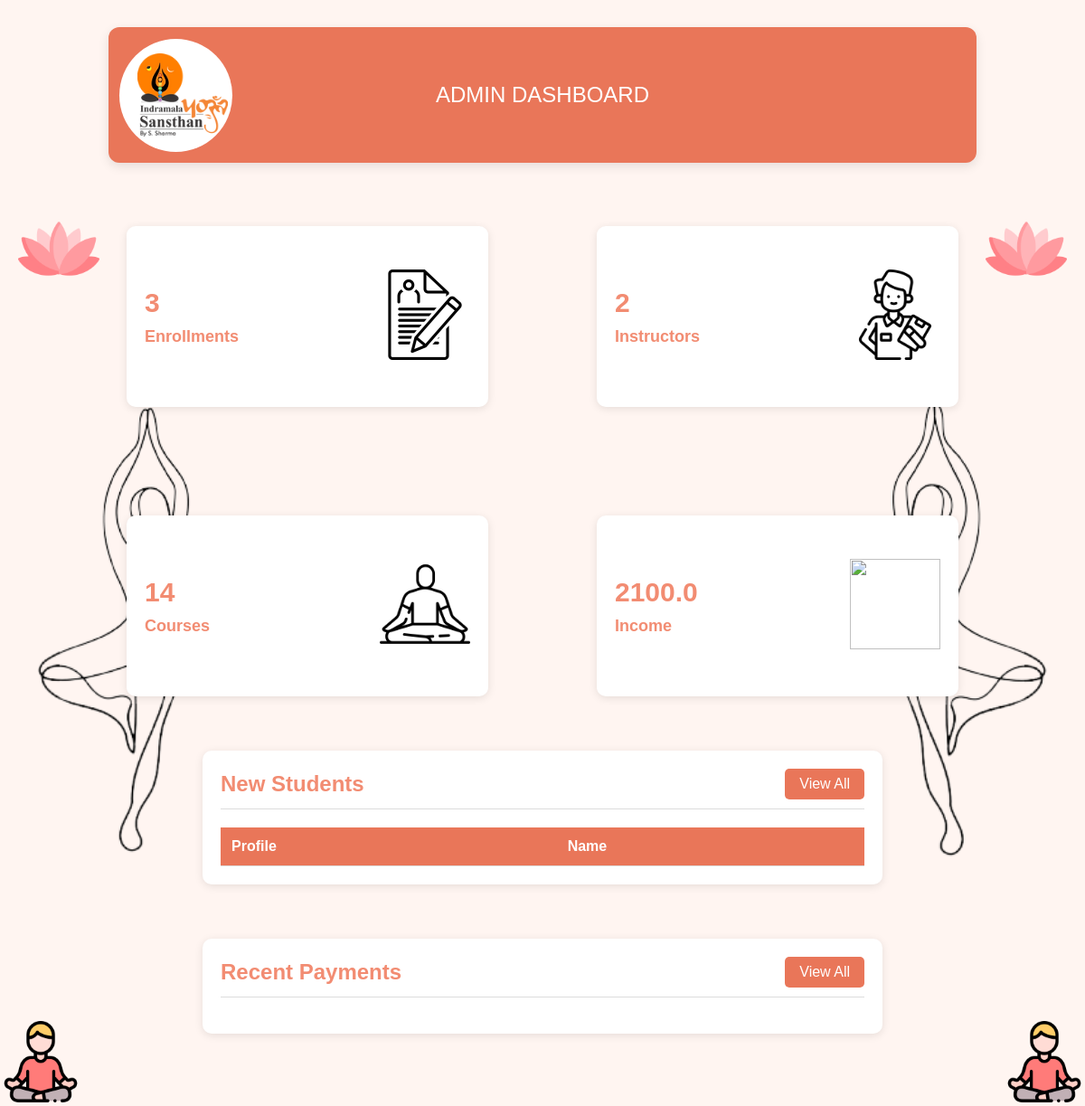
/admin, run on an earlier commit of the app's database.
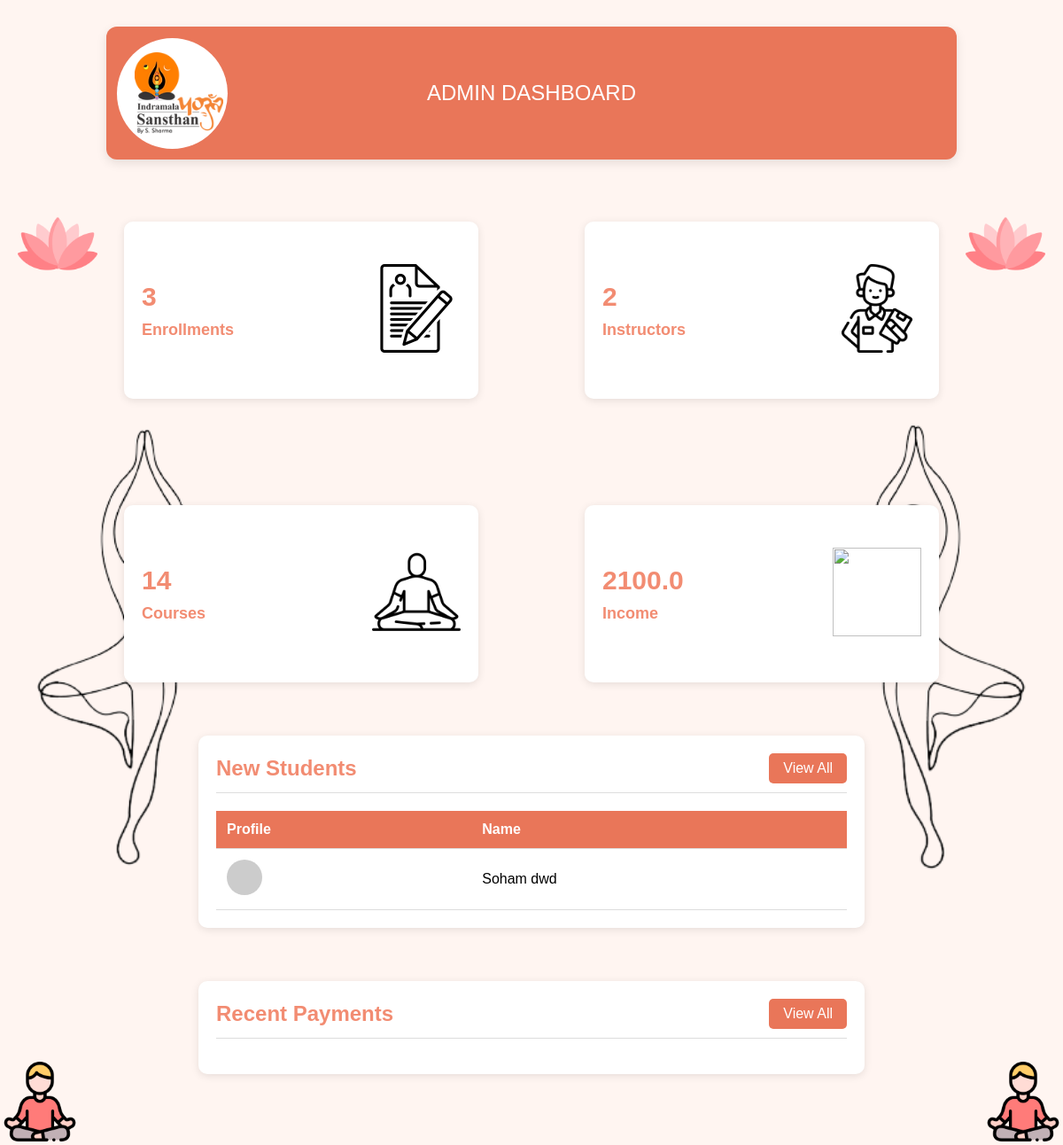
And on a later commit of the database.
### tables this page shows
CREATE TABLE users (
    UID INTEGER PRIMARY KEY AUTOINCREMENT,
    name TEXT,
    lastname TEXT,
    Ph_no TEXT,
    gender TEXT,
    password TEXT
);

### main.py (the view)
@app.route('/admin')
def admin():
    db = get_db()
    cursor = db.cursor()
    cursor.execute('SELECT COUNT(*) FROM applicants')
    total_enrollments = cursor.fetchone()[0]
    cursor.execute('SELECT COUNT(*) FROM instructors')
    total_instructors = cursor.fetchone()[0]
    cursor.execute('SELECT COUNT(*) FROM course')
    total_courses = cursor.fetchone()[0]
    cursor.execute('SELECT SUM(Fees) FROM applicants')
    total_income = cursor.fetchone()[0] or 0  # Default to 0 if there are no fees
    cursor.execute('''
        SELECT u.name, u.lastname
        FROM applicants a
        JOIN users u ON a.UID = u.UID
        LIMIT 10
    ''')
    new_students = cursor.fetchall()
    return render_template(
        'admin.html',
        total_enrollments=total_enrollments,
        total_instructors=total_instructors,
        total_courses=total_courses,
        total_income=total_income,
        new_students=new_students
)

### main.py (called while the page is built)
def get_db():
    if 'db' not in g:
        g.db = sqlite3.connect('./instances/YWS.db')
    return g.db

### templates/admin.html (shortened to what this page needs)
<!DOCTYPE html>
<html lang="en">
<head>
    <link rel="stylesheet" href="/static/styles/admin.css">
</head>
<body>
    <div class="header">
        <div class="logo">
            <img src="/static/assets/website_icon.webp" alt="" srcset="">
        </div>
        <div class="header1">
            <p class="head-txt">ADMIN DASHBOARD</p>
        </div>
    </div>
    <div class="content-wrapper">
        <div class="icon-left">
            <img src="/static/assets/Lotus.png" alt="Left Side Icon">
        </div>
        <div class="container">
            <div class="content">
                <div class="cards">
                    <a href="{{ url_for('edit_enrollments') }}">
                        <div class="card">
                            <div class="box">
                                <h1>{{ total_enrollments }}</h1>
                                <h3>Enrollments</h3>
                            </div>
                            <div class="icon-case">
                                <img src="/static/assets/enrollments2.png" alt="">
                            </div>
                        </div>
                    </a>
                    <a href="{{ url_for('edit_instructors') }}">
                        <div class="card">
                            <div class="box">
                                <h1>{{ total_instructors }}</h1>
                                <h3>Instructors</h3>
                            </div>
                            <div class="icon-case">
                                <img src="/static/assets/instructor.png" alt="">
                            </div>
                        </div>
                    </a>
                    <a href="{{ url_for('edit_course') }}">
                        <div class="card">
                            <div class="box">
                                <h1>{{ total_courses }}</h1>
                                <h3>Courses</h3>
                            </div>
                            <div class="icon-case">
                                <img src="/static/assets/exercise.png" alt="">
                            </div>
                        </div>
                    </a>
                    <a href="income.html">
                        <div class="card">
                            <div class="box">
                                <h1>{{ total_income }}</h1>
                                <h3>Income</h3>
                            </div>
                            <div class="icon-case">
                                <img src="/static/assets/income.png" alt="">
                            </div>
                        </div>
                    </a>
                </div>
                <div class="tables">
                    <div class="new-students">
                        <div class="title">
                            <h2>New Students</h2>
                            <a href="{{ url_for('view_all_students') }}" class="btn">View All</a>
                        </div>
                        <table>
                            <tr>
                                <th>Profile</th>
                                <th>Name</th>
                            </tr>
                            {% for student in new_students %}
                            <tr>
                                <td><img src="https://via.placeholder.com/50" alt="Profile Picture"></td>
                                <td>{{ student[0] }} {{ student[1] }}</td>
                            </tr>
                            {% endfor %}
                        </table>
                    </div>
                    <div class="content-2">
                        <div class="recent-payments">
                            <div class="title">
                                <h2>Recent Payments</h2>
                                <a href="#" class="btn">View All</a>
                            </div>
                        </div>
                    </div>
                </div>
            </div>
        </div>
        <div class="icon-right">
            <img src="/static/assets/Lotus.png" alt="Right Side Icon">
        </div>
        <div class="middle-icon-left">
        </div>
        <div class="middle-icon-right">
        </div>
        <div class="bottom-icon-left">
            <img src="/static/assets/yogicon.png" alt="Decorative Left">
        </div>
        <div class="bottom-icon-right">
            <img src="/static/assets/yogicon.png" alt="Decorative Right">
        </div>
    </div>
</body>
</html>

### static/styles/admin.css (style rules this page uses)
.content-wrapper { display: flex; justify-content: space-between; align-items: flex-start; padding: 20px; position: relative; }
.icon-left, .icon-right { flex: 0 0 50px; display: flex; justify-content: center; }
.icon-left img, .icon-right img { height: 90px; width: auto; margin-top: 0; }
.middle-icon-left, .middle-icon-right { position: absolute; top: 50%; transform: translateY(-50%); }
.middle-icon-left { left: 0; }
.middle-icon-right { right: 0; }
.bottom-icon-left, .bottom-icon-right { position: absolute; bottom: 0; }
.bottom-icon-left { left: 0; }
.bottom-icon-right { right: 0; }
.bottom-icon-left img, .bottom-icon-right img { height: 90px; width: auto; }
.container { flex-grow: 1; max-width: 1200px; margin: 0 20px; position: relative; z-index: 1; }
* { margin: 0; padding: 0; box-sizing: border-box; font-family: 'Poppins', sans-serif; }
body { min-height: 100vh; background-color: #fff5f1; justify-content: center; }
.header { height: 150px; width: 80%; background-color: #e97659; border-radius: 12px; margin: 30px auto; display: flex; align-items: center; justify-content: flex-start; padding: 12px; position: relative; box-shadow: 0px 4px 12px rgba(0, 0, 0, 0.1); }
.logo { height: 125px; width: 125px; border-radius: 50%; background-color: white; display: flex; justify-content: center; align-items: center; }
.logo img { margin-left: 15px; width: 100px; }
.header1 { position: absolute; left: 50%; transform: translateX(-50%); text-align: center; }
.head-txt { color: white; font-size: 24px; }
a { text-decoration: none; color: #f28c72; }
h1, h2 { color: #f28c72; font-weight: 600; }
h3 { color: #f28c72; }
.btn { background-color: #e97659; color: white; padding: 8px 16px; border-radius: 5px; transition: all 0.3s ease; }
.cards { display: flex; flex-wrap: wrap; grid-template-columns: repeat(auto-fit, minmax(250px, 1fr)); gap: 120px; margin-bottom: 40px; justify-content: center; margin-top: 20px; }
.card { background-color: white; border-radius: 10px; box-shadow: 0 2px 10px rgba(0, 0, 0, 0.1); padding: 20px; display: flex; align-items: center; justify-content: space-between; transition: box-shadow 0.3s ease; width: 400px; height: 200px; }
.card h1 { font-size: 30px; color: #f28c72; }
.card h3 { margin-top: 10px; font-size: 18px; }
.icon-case img { width: 100px; height: 100px; }
.new-students, .content-2 { background-color: white; border-radius: 10px; padding: 20px; box-shadow: 0 2px 10px rgba(0, 0, 0, 0.1); margin-bottom: 40px; width: 80%; justify-content: center; margin: 20px auto; }
.title { display: flex; justify-content: space-between; align-items: center; border-bottom: 1px solid #ddd; padding-bottom: 10px; margin-bottom: 20px; }
table { width: 100%; border-collapse: collapse; margin-top: 10px; }
table th, table td { padding: 12px; text-align: left; border-bottom: 1px solid #ddd; }
table th { background-color: #e97659; color: white; }
table td img { border-radius: 50%; width: 40px; height: 40px; }
.tables { display: flex; flex-direction: column; gap: 20px; margin-bottom: 40px; }

What changed in the data, as far as the page shows it:
added users: name "Soham", lastname "dwd"
